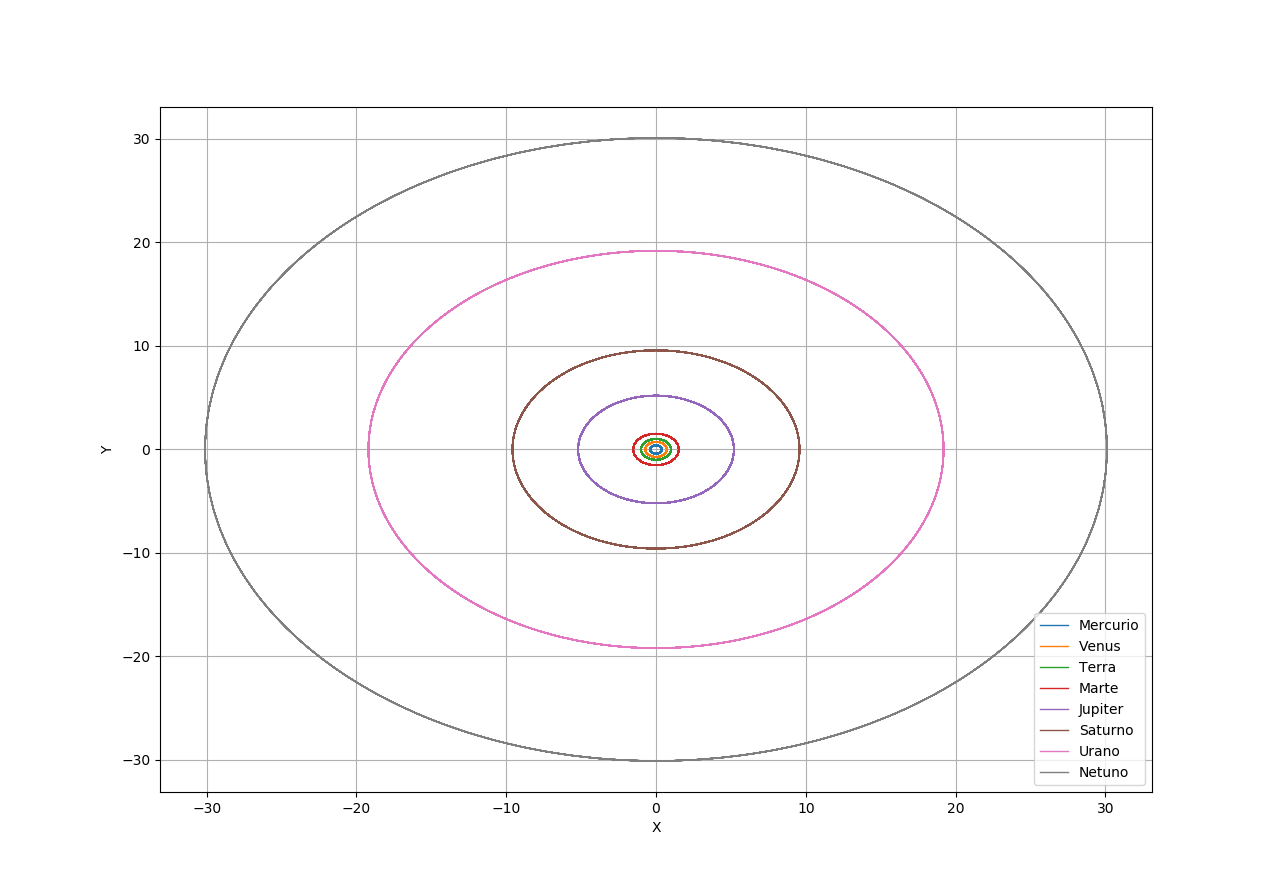

Recreate this plot in Python.
from matplotlib import pyplot as plt
import numpy as np

x1, y1, x2, y2, x3, y3, x4, y4, x5, y5, x6, y6, x7, y7, x8, y8 = np.loadtxt("orbita.dat", delimiter = " ", unpack = True)

plt.plot(x1, y1, linewidth = 1, label = "Mercurio")
plt.plot(x2, y2, linewidth = 1, label = "Venus")
plt.plot(x3, y3, linewidth = 1, label = "Terra")
plt.plot(x4, y4, linewidth = 1, label = "Marte")
plt.plot(x5, y5, linewidth = 1, label = "Jupiter")
plt.plot(x6, y6, linewidth = 1, label = "Saturno")
plt.plot(x7, y7, linewidth = 1, label = "Urano")
plt.plot(x8, y8, linewidth = 1, label = "Netuno")

plt.ylabel("Y")
plt.xlabel("X")
plt.grid()
plt.legend()
plt.show("orbita.png")
